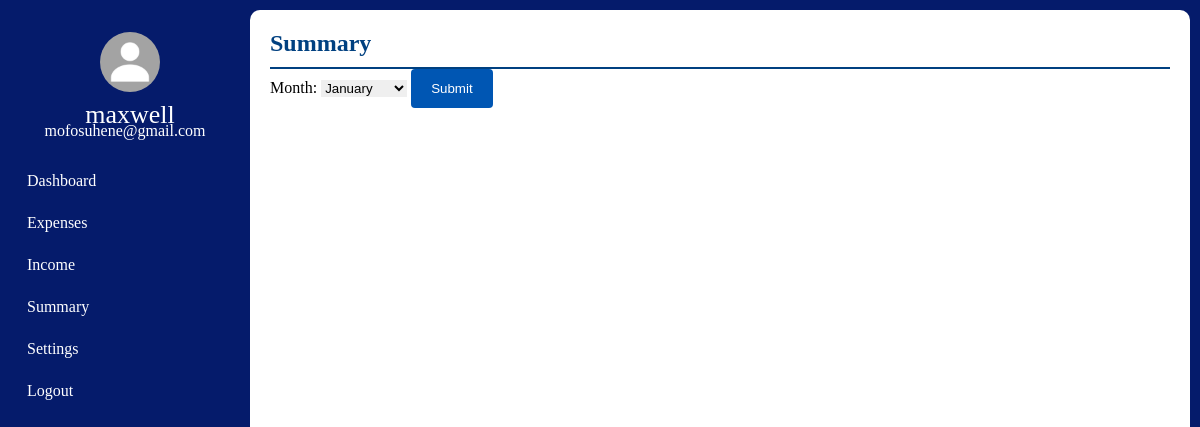
The app's page /summary/1, older data.
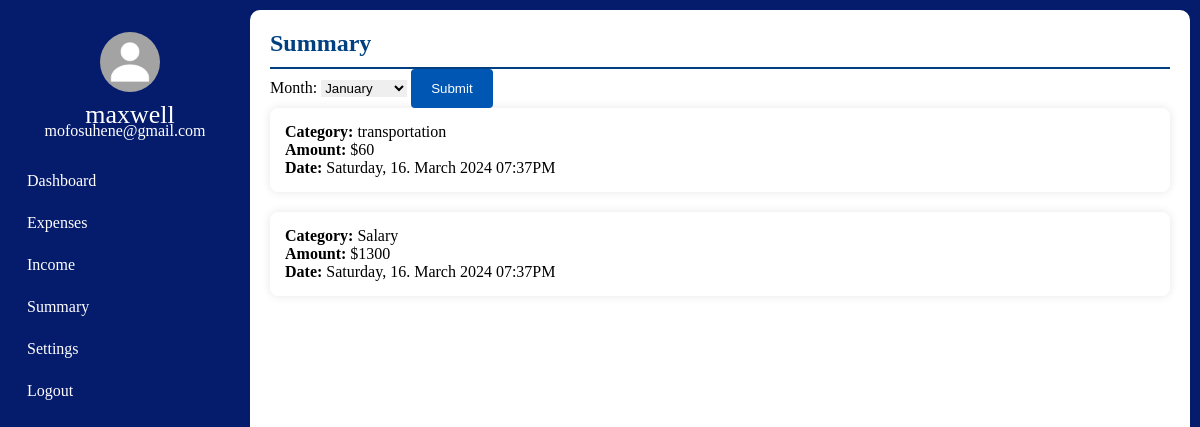
The same page, newer data.
### tables this page shows
CREATE TABLE User(
                id INTEGER PRIMARY KEY AUTOINCREMENT,
                User_First_Name TEXT NOT NULL,
                User_Last_Name TEXT NOT NULL,
                User_Email TEXT  UNIQUE NOT NULL,
                User_Password TEXT NOT NULL
                );

CREATE TABLE Expenses(
                id INTEGER PRIMARY KEY AUTOINCREMENT,
                Category TEXT NOT NULL,
                Expense INTEGER NOT NULL,
                Date TEXT NOT NULL,
                MonthAndYear TEXT NOT NULL,
                DayOfWeek TEXT NOT NULL,
                User_id INTEGER ,
                FOREIGN KEY (User_id) REFERENCES User (id)
                );

CREATE TABLE Incomes(
                id INTEGER PRIMARY KEY AUTOINCREMENT,
                Source TEXT NOT NULL,
                Income INTEGER NOT NULL,
                Date TEXT NOT NULL,
                MonthAndYear TEXT NOT NULL,
                Percent INTEGER NOT NULL,
                Color TEXT NOT NULL,
                User_id INTEGER NOT NULL,
                FOREIGN KEY (User_id) REFERENCES User (id)
                );

### app.py (the view, shortened to what this page needs)
@app.route('/summary/<int:id>', methods=['GET', 'POST'])
def summary(id):
    if request.method == 'GET':
        db_connection = get_db()
        cursor = db_connection.cursor()
        cursor.execute("SELECT User_First_Name, User_Last_Name, User_Email FROM User WHERE id = ?", (id,))
        user_data = cursor.fetchone()
        first_name = user_data[0]
        user_email = user_data[2]
        cursor.execute("SELECT User_First_Name, User_Email, Source, Income, Date FROM Incomes JOIN User on Incomes.User_id == User.id WHERE User_id = ?", (id,))
        incomes = cursor.fetchall()
        cursor.execute("SELECT User_First_Name, User_Email, Category, Expense, Date FROM Expenses JOIN User on Expenses.User_id == User.id WHERE User_id = ?", (id,))
        entries = cursor.fetchall()
        return render_template("summary.html", id=id, first_name=first_name, incomes=incomes, user_email=user_email, entries=entries)

### app.py (called while the page is built)
def get_db():
    connection = sqlite3.connect(DATABASE)
    return connection

### templates/summary.html (shortened to what this page needs)
<!DOCTYPE html>
<html lang="en-US">
  <head>
    <link href="https://maxcdn.bootstrapcdn.com/font-awesome/4.6.1/css/font-awesome.min.css" rel="stylesheet">
    <link rel="stylesheet" href="{{ url_for('static', filename='css/expenses_style.css') }}">
  </head>
  <body>
    <div class="container">
      <nav class="nav-bar">
            <ul>
                <li>
                    <a href="#" class="logo">
                        <div class="user-profile">
                            <img src="{{ url_for('static', filename='images/MyPassportPicture.jpg') }}" alt=""/>
                            <span class="nav-item">
                                {{ first_name}}<br>
                            </span>
                            <span class="email">{{ user_email }}</span>
                        </div>
                    </a>
                </li>
                <li>
                    <a href="/dashboard/{{id}}">
                        <span class="nav-item menu">
                            Dashboard
                        </span>
                    </a>
                </li>
                <li>
                    <a href="/expenses/{{id}}">
                        <span class="nav-item menu">
                            Expenses
                        </span>
                    </a>
                </li>
                <li>
                    <a href="/income/{{id}}">
                        <span class="nav-item menu">
                            Income
                        </span>
                    </a>
                </li>
                <li>
                    <a href="/summary/{{id}}">
                        <span class="nav-item active">
                            Summary
                        </span>
                    </a>
                </li>
                <li>
                    <a href="/settings/{{id}}">
                        <span class="nav-item menu">
                            Settings
                        </span>
                    </a>
                </li>
                <li>
                    <a href="{{ url_for('logout') }}">
                        <span class="nav-item menu">
                            Logout
                        </span>
                    </a>
                </li>
            </ul>
        </nav>
        <section>
            <div class="white" id="add__section">
              <div class="title">
                <h2>Summary</h2>
                <form method="POST" action="/summary/{{ id }}">
                    <label for="month">Month:</label>
                    <select id="month" name="month" required>
                        {% for month in ["January", "February", "March", "April", "May", "June", "July", "August", "September", "October", "November", "December"] %}
                            <option value="{{ month }}" {% if month == selected_month %}selected{% endif %}>{{ month }}</option>
                        {% endfor %}
                    </select>
                    <button type="submit">Submit</button>
                </form>
              </div>
              <ul>
                {% for entry in entries %}
                <li id="entries">
                  <strong>Category: </strong>{{ entry[2] }} <br>
                  <strong>Amount: </strong>${{ entry[3] }} <br>
                  <strong>Date: </strong>{{ entry[4] }}</li>
                  {% endfor %}
                </ul>
                <ul>
                    {% for income in incomes %}
                    <li id="entries">
                      <strong>Category: </strong>{{ income[2] }} <br>
                      <strong>Amount: </strong>${{ income[3] }} <br>
                      <strong>Date: </strong>{{ income[4] }}</li>
                      {% endfor %}
                    </ul>
                </div>
            </div>
      </body>
      </html>

### static/css/expenses_style.css (style rules this page uses)
* { margin: 0; padding: 0; outline: none; border: none; text-decoration: none; box-sizing: border-box; }
body { background-color: #051b6b; }
nav { position: fixed; top: 0; bottom: 0; height: 100%; left: 0; margin-top: 20px; }
.logo { text-align: center; display: flex; justify-content: center; }
.logo img { width: 60px; height: 60px; border-radius:50%; display: flex; justify-content:center; align-items: center; margin-left: 10px; }
.email { font-size: 16px; margin-left: 0; }
.user-profile { display: flex; flex-direction: column; font-size: 26px; justify-content: center; align-items: center; color: white; }
a { position: relative; color: white; font-size: 16px; display: block; width: 250px; padding: 12px; }
.nav-item { position: relative; top: 8px; margin-left: 20px; left: -5px; }
.white { margin: 10px 10px 10px 250px; border-radius: 10px; min-height: 100vh; background-color: #fff; padding: 20px; }
#entries { margin-bottom: 20px; border: 1px solid #bdd7ea; border: 20px; padding: 15px; border-radius: 8px; background-color: #fff; box-shadow: 0 0 10px rgba(0, 0, 0, 0.1); }
ul { list-style: none; padding: 0; }
button { background-color: #0056b3; color: #fff; padding: 12px 20px; border: none; border-radius: 4px; cursor: pointer; }
.title h2 { color: #004080; border-bottom: 2px solid #004080; padding-bottom: 10px; }

Row changes from the older to the newer data that the page shows:
added Expenses: Category "transportation", Expense "60", Date "Saturday, 16. March 2024 07:37PM"
added Incomes: Source "Salary", Income "1300", Date "Saturday, 16. March 2024 07:37PM"
